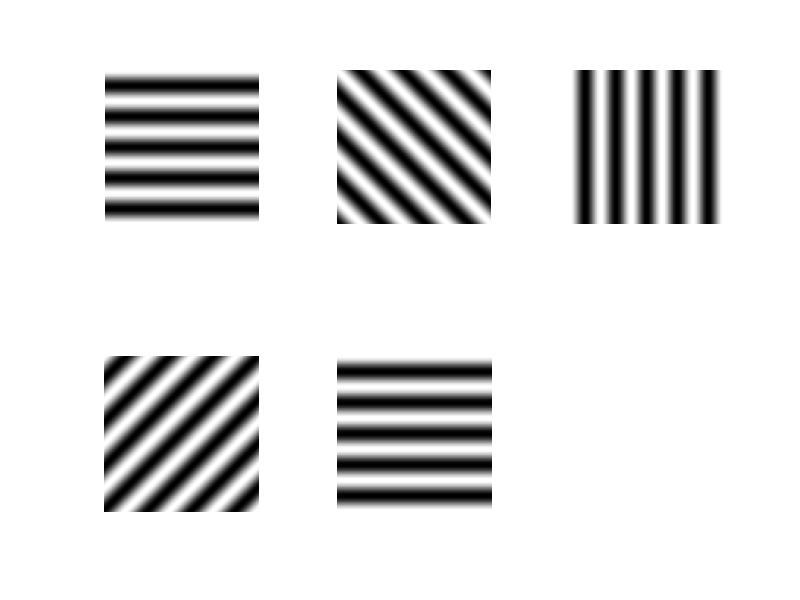

This chart was generated by the following MATLAB code:
%%% simple script to make grating icons to use in paper figures

figure
[x y] = meshgrid(0:5:5*360,0:5:5*360);
thetas = [-90 -45 0 45 90];
for i = 1:5
    subplot(2,3,i);
    im = cosd(cosd(thetas(i))*x + sind(thetas(i))*y);
    imagesc(im);
    colormap gray;
    axis equal
    xlim([0 360])
    axis off
end

    